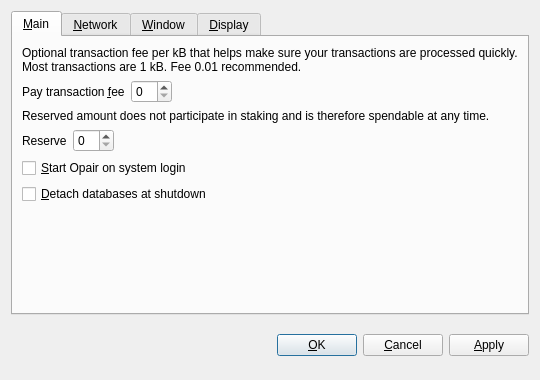
<?xml version="1.0" encoding="UTF-8"?>
<ui version="4.0">
 <class>OptionsDialog</class>
 <widget class="QDialog" name="OptionsDialog">
  <property name="geometry">
   <rect>
    <x>0</x>
    <y>0</y>
    <width>540</width>
    <height>380</height>
   </rect>
  </property>
  <property name="windowTitle">
   <string>Options</string>
  </property>
  <property name="modal">
   <bool>true</bool>
  </property>
  <layout class="QVBoxLayout" name="verticalLayout">
   <item>
    <widget class="QTabWidget" name="tabWidget">
     <property name="tabPosition">
      <enum>QTabWidget::North</enum>
     </property>
     <property name="currentIndex">
      <number>0</number>
     </property>
     <widget class="QWidget" name="tabMain">
      <attribute name="title">
       <string>&amp;Main</string>
      </attribute>
      <layout class="QVBoxLayout" name="verticalLayout_Main">
       <item>
        <widget class="QLabel" name="transactionFeeInfoLabel">
         <property name="text">
          <string>Optional transaction fee per kB that helps make sure your transactions are processed quickly. Most transactions are 1 kB. Fee 0.01 recommended.</string>
         </property>
         <property name="textFormat">
          <enum>Qt::PlainText</enum>
         </property>
         <property name="wordWrap">
          <bool>true</bool>
         </property>
        </widget>
       </item>
       <item>
        <layout class="QHBoxLayout" name="horizontalLayoutFee">
         <item>
          <widget class="QLabel" name="transactionFeeLabel">
           <property name="text">
            <string>Pay transaction &amp;fee</string>
           </property>
           <property name="textFormat">
            <enum>Qt::PlainText</enum>
           </property>
           <property name="buddy">
            <cstring>transactionFee</cstring>
           </property>
          </widget>
         </item>
         <item>
          <widget class="BitcoinAmountField" name="transactionFee"/>
         </item>
         <item>
          <spacer name="horizontalSpacerFee">
           <property name="orientation">
            <enum>Qt::Horizontal</enum>
           </property>
           <property name="sizeHint" stdset="0">
            <size>
             <width>40</width>
             <height>20</height>
            </size>
           </property>
          </spacer>
         </item>
        </layout>
       </item>
       <item>
        <widget class="QLabel" name="reserveBalanceInfoLabel">
         <property name="text">
          <string>Reserved amount does not participate in staking and is therefore spendable at any time.</string>
         </property>
         <property name="textFormat">
          <enum>Qt::PlainText</enum>
         </property>
         <property name="wordWrap">
          <bool>true</bool>
         </property>
        </widget>
       </item>
       <item>
        <layout class="QHBoxLayout" name="horizontalLayoutReserveBalance">
         <item>
          <widget class="QLabel" name="reserveBalanceLabel">
           <property name="text">
            <string>Reserve</string>
           </property>
           <property name="textFormat">
            <enum>Qt::PlainText</enum>
           </property>
           <property name="buddy">
            <cstring>reserveBalance</cstring>
           </property>
          </widget>
         </item>
         <item>
          <widget class="BitcoinAmountField" name="reserveBalance"/>
         </item>
         <item>
          <spacer name="horizontalSpacerReserveBalance">
           <property name="orientation">
            <enum>Qt::Horizontal</enum>
           </property>
           <property name="sizeHint" stdset="0">
            <size>
             <width>40</width>
             <height>20</height>
            </size>
           </property>
          </spacer>
         </item>
        </layout>
       </item>
       <item>
        <widget class="QCheckBox" name="bitcoinAtStartup">
         <property name="toolTip">
          <string>Automatically start Opair after logging in to the system.</string>
         </property>
         <property name="text">
          <string>&amp;Start Opair on system login</string>
         </property>
        </widget>
       </item>
       <item>
        <widget class="QCheckBox" name="detachDatabases">
         <property name="toolTip">
          <string>Detach block and address databases at shutdown. This means they can be moved to another data directory, but it slows down shutdown. The wallet is always detached.</string>
         </property>
         <property name="text">
          <string>&amp;Detach databases at shutdown</string>
         </property>
        </widget>
       </item>
       <item>
        <spacer name="verticalSpacer_Main">
         <property name="orientation">
          <enum>Qt::Vertical</enum>
         </property>
         <property name="sizeHint" stdset="0">
          <size>
           <width>20</width>
           <height>40</height>
          </size>
         </property>
        </spacer>
       </item>
      </layout>
     </widget>
     <widget class="QWidget" name="tabNetwork">
      <attribute name="title">
       <string>&amp;Network</string>
      </attribute>
      <layout class="QVBoxLayout" name="verticalLayout_Network">
       <item>
        <widget class="QCheckBox" name="mapPortUpnp">
         <property name="toolTip">
          <string>Automatically open the Opair client port on the router. This only works when your router supports UPnP and it is enabled.</string>
         </property>
         <property name="text">
          <string>Map port using &amp;UPnP</string>
         </property>
        </widget>
       </item>
       <item>
        <widget class="QCheckBox" name="connectSocks">
         <property name="toolTip">
          <string>Connect to the Opair network through a SOCKS proxy (e.g. when connecting through Tor).</string>
         </property>
         <property name="text">
          <string>&amp;Connect through SOCKS proxy:</string>
         </property>
        </widget>
       </item>
       <item>
        <layout class="QHBoxLayout" name="horizontalLayout_Network">
         <item>
          <widget class="QLabel" name="proxyIpLabel">
           <property name="text">
            <string>Proxy &amp;IP:</string>
           </property>
           <property name="textFormat">
            <enum>Qt::PlainText</enum>
           </property>
           <property name="buddy">
            <cstring>proxyIp</cstring>
           </property>
          </widget>
         </item>
         <item>
          <widget class="QValidatedLineEdit" name="proxyIp">
           <property name="maximumSize">
            <size>
             <width>140</width>
             <height>16777215</height>
            </size>
           </property>
           <property name="toolTip">
            <string>IP address of the proxy (e.g. 127.0.0.1)</string>
           </property>
          </widget>
         </item>
         <item>
          <widget class="QLabel" name="proxyPortLabel">
           <property name="text">
            <string>&amp;Port:</string>
           </property>
           <property name="textFormat">
            <enum>Qt::PlainText</enum>
           </property>
           <property name="buddy">
            <cstring>proxyPort</cstring>
           </property>
          </widget>
         </item>
         <item>
          <widget class="QLineEdit" name="proxyPort">
           <property name="maximumSize">
            <size>
             <width>55</width>
             <height>16777215</height>
            </size>
           </property>
           <property name="toolTip">
            <string>Port of the proxy (e.g. 9050)</string>
           </property>
          </widget>
         </item>
         <item>
          <widget class="QLabel" name="socksVersionLabel">
           <property name="text">
            <string>SOCKS &amp;Version:</string>
           </property>
           <property name="textFormat">
            <enum>Qt::PlainText</enum>
           </property>
           <property name="buddy">
            <cstring>socksVersion</cstring>
           </property>
          </widget>
         </item>
         <item>
          <widget class="QValueComboBox" name="socksVersion">
           <property name="toolTip">
            <string>SOCKS version of the proxy (e.g. 5)</string>
           </property>
          </widget>
         </item>
         <item>
          <spacer name="horizontalSpacer_Network">
           <property name="orientation">
            <enum>Qt::Horizontal</enum>
           </property>
           <property name="sizeHint" stdset="0">
            <size>
             <width>40</width>
             <height>20</height>
            </size>
           </property>
          </spacer>
         </item>
        </layout>
       </item>
       <item>
        <spacer name="verticalSpacer_Network">
         <property name="orientation">
          <enum>Qt::Vertical</enum>
         </property>
         <property name="sizeHint" stdset="0">
          <size>
           <width>20</width>
           <height>40</height>
          </size>
         </property>
        </spacer>
       </item>
      </layout>
     </widget>
     <widget class="QWidget" name="tabWindow">
      <attribute name="title">
       <string>&amp;Window</string>
      </attribute>
      <layout class="QVBoxLayout" name="verticalLayout_Window">
       <item>
        <widget class="QCheckBox" name="minimizeToTray">
         <property name="toolTip">
          <string>Show only a tray icon after minimizing the window.</string>
         </property>
         <property name="text">
          <string>&amp;Minimize to the tray instead of the taskbar</string>
         </property>
        </widget>
       </item>
       <item>
        <widget class="QCheckBox" name="minimizeOnClose">
         <property name="toolTip">
          <string>Minimize instead of exit the application when the window is closed. When this option is enabled, the application will be closed only after selecting Quit in the menu.</string>
         </property>
         <property name="text">
          <string>M&amp;inimize on close</string>
         </property>
        </widget>
       </item>
       <item>
        <spacer name="verticalSpacer_Window">
         <property name="orientation">
          <enum>Qt::Vertical</enum>
         </property>
         <property name="sizeHint" stdset="0">
          <size>
           <width>20</width>
           <height>40</height>
          </size>
         </property>
        </spacer>
       </item>
      </layout>
     </widget>
     <widget class="QWidget" name="tabDisplay">
      <attribute name="title">
       <string>&amp;Display</string>
      </attribute>
      <layout class="QVBoxLayout" name="verticalLayout_Display">
       <item>
        <layout class="QHBoxLayout" name="horizontalLayout_1_Display">
         <item>
          <widget class="QLabel" name="langLabel">
           <property name="text">
            <string>User Interface &amp;language:</string>
           </property>
           <property name="textFormat">
            <enum>Qt::PlainText</enum>
           </property>
           <property name="buddy">
            <cstring>lang</cstring>
           </property>
          </widget>
         </item>
         <item>
          <widget class="QValueComboBox" name="lang">
           <property name="toolTip">
            <string>The user interface language can be set here. This setting will take effect after restarting Opair.</string>
           </property>
          </widget>
         </item>
        </layout>
       </item>
       <item>
        <layout class="QHBoxLayout" name="horizontalLayout_2_Display">
         <item>
          <widget class="QLabel" name="unitLabel">
           <property name="text">
            <string>&amp;Unit to show amounts in:</string>
           </property>
           <property name="textFormat">
            <enum>Qt::PlainText</enum>
           </property>
           <property name="buddy">
            <cstring>unit</cstring>
           </property>
          </widget>
         </item>
         <item>
          <widget class="QValueComboBox" name="unit">
           <property name="toolTip">
            <string>Choose the default subdivision unit to show in the interface and when sending coins.</string>
           </property>
          </widget>
         </item>
        </layout>
       </item>
       <item>
        <widget class="QCheckBox" name="displayAddresses">
         <property name="toolTip">
          <string>Whether to show Opair addresses in the transaction list or not.</string>
         </property>
         <property name="text">
          <string>&amp;Display addresses in transaction list</string>
         </property>
        </widget>
       </item>
       <item>
        <widget class="QCheckBox" name="coinControlFeatures">
         <property name="toolTip">
          <string>Whether to show coin control features or not.</string>
         </property>
         <property name="text">
          <string>Display coin &amp;control features (experts only!)</string>
         </property>
        </widget>
       </item>
       <item>
        <spacer name="verticalSpacer_Display">
         <property name="orientation">
          <enum>Qt::Vertical</enum>
         </property>
         <property name="sizeHint" stdset="0">
          <size>
           <width>20</width>
           <height>40</height>
          </size>
         </property>
        </spacer>
       </item>
      </layout>
     </widget>
    </widget>
   </item>
   <item>
    <layout class="QHBoxLayout" name="horizontalLayout_Buttons">
     <item>
      <spacer name="horizontalSpacer_1">
       <property name="orientation">
        <enum>Qt::Horizontal</enum>
       </property>
       <property name="sizeHint" stdset="0">
        <size>
         <width>40</width>
         <height>48</height>
        </size>
       </property>
      </spacer>
     </item>
     <item>
      <widget class="QLabel" name="statusLabel">
       <property name="font">
        <font>
         <weight>75</weight>
         <bold>true</bold>
        </font>
       </property>
       <property name="text">
        <string/>
       </property>
       <property name="textFormat">
        <enum>Qt::PlainText</enum>
       </property>
       <property name="wordWrap">
        <bool>true</bool>
       </property>
      </widget>
     </item>
     <item>
      <spacer name="horizontalSpacer_2">
       <property name="orientation">
        <enum>Qt::Horizontal</enum>
       </property>
       <property name="sizeHint" stdset="0">
        <size>
         <width>40</width>
         <height>48</height>
        </size>
       </property>
      </spacer>
     </item>
     <item>
      <widget class="QPushButton" name="okButton">
       <property name="text">
        <string>&amp;OK</string>
       </property>
      </widget>
     </item>
     <item>
      <widget class="QPushButton" name="cancelButton">
       <property name="text">
        <string>&amp;Cancel</string>
       </property>
       <property name="autoDefault">
        <bool>false</bool>
       </property>
      </widget>
     </item>
     <item>
      <widget class="QPushButton" name="applyButton">
       <property name="text">
        <string>&amp;Apply</string>
       </property>
       <property name="autoDefault">
        <bool>false</bool>
       </property>
      </widget>
     </item>
    </layout>
   </item>
  </layout>
 </widget>
 <customwidgets>
  <customwidget>
   <class>BitcoinAmountField</class>
   <extends>QSpinBox</extends>
   <header>bitcoinamountfield.h</header>
  </customwidget>
  <customwidget>
   <class>QValueComboBox</class>
   <extends>QComboBox</extends>
   <header>qvaluecombobox.h</header>
  </customwidget>
  <customwidget>
   <class>QValidatedLineEdit</class>
   <extends>QLineEdit</extends>
   <header>qvalidatedlineedit.h</header>
  </customwidget>
 </customwidgets>
 <resources/>
 <connections/>
</ui>
